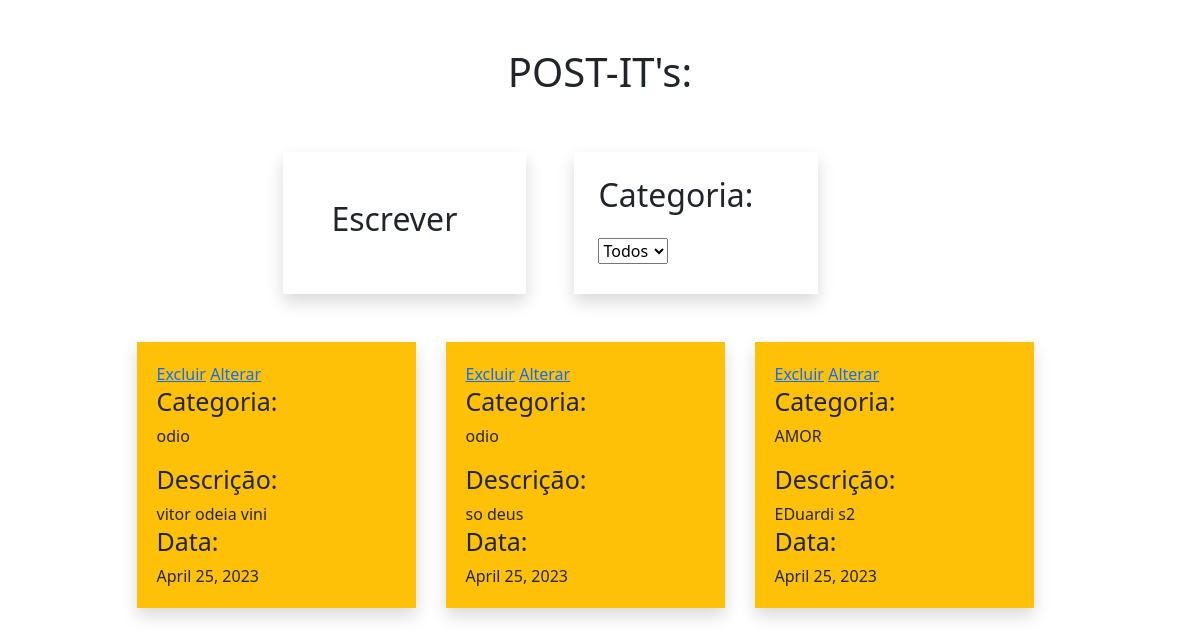
The app's page /, older data.
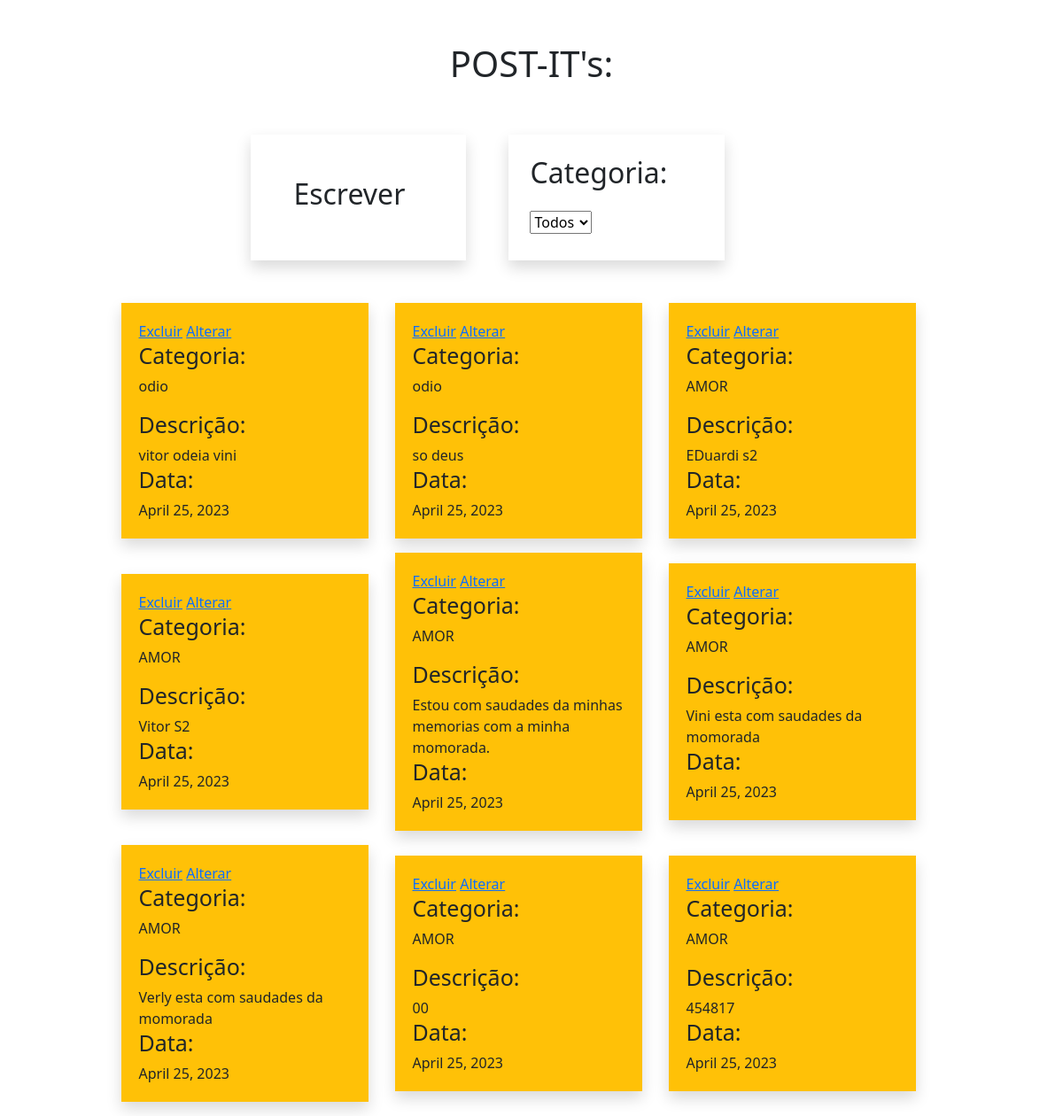
The same page, newer data.
### usuario/models.py (models this page shows, shortened)
class Postit(models.Model):
    descricao = models.CharField(max_length=250, verbose_name='descricao_postit')
    data = models.DateField(auto_now_add=True, verbose_name='data')
    categoria = models.ForeignKey(
        Categoria, verbose_name='categoria', on_delete=models.RESTRICT
    )

class Categoria(models.Model):
    nome = models.CharField(max_length=20, verbose_name='categoria')
    def __str__(self):
        return self.nome

### usuario/views.py (the view)
# urls.py: path('', views.index, name='index'),
def index (request):
    PostIfform = PostItForm()
    if request.method == 'POST':
        PostIfform = PostItForm(request.POST)
        if PostIfform.is_valid():
            PostIfform.save()
            PostIfform = PostItForm()
    context={
        'form': PostIfform,
        'posts': Postit.objects.all(),
        'categorias': Categoria.objects.all()
    }
    return render(request, 'index.html', context)

### usuario/forms.py
class PostItForm(forms.ModelForm):
    class Meta:
        model  = Postit
        fields = ['categoria', 'descricao']

### usuario/templates/index.html (shortened to what this page needs)
<!DOCTYPE html>
<html lang="en">
<head>
    <link href="https://cdn.jsdelivr.net/npm/bootstrap@5.3.0-alpha3/dist/css/bootstrap.min.css" rel="stylesheet"
>
    <link rel="stylesheet" href="../static/css/style.css">
</head>
<body class="container-fluid">
    <header>
        <div class="justify-content-center d-flex">
            <div class="row mt-5 mb-5">
                <h1 class="text-center">POST-IT's:</h1>
                <div class="shadow col-4 mt-5 p-5 ms-5 escrever_post">
                    <h2>Escrever</h2>
                </div>
                <div class="col-4 shadow mt-5 p-4 ms-5">
                    <h2 class="mb-4">Categoria: </h2>
                    <select id="form-select">
                        <option value="Todos" selected>Todos</option>
                    </select>
                </div>
            </div>
        </div>
    </header>
    <main>
        <div class="row">
            <div id="local_post" class="d-flex flex-wrap">
                {% for post in posts %}
                    <div class="shadow bg-warning col-3 mb-3">
			<a href="#" id="btn-excluir">Excluir</a>
			<a href="#" id="btn-alterar-jquery">Alterar</a>
                        <h1>Categoria:</h1>
                        <p id="categoria_usada">{{post.categoria}}</p>
                        <h1>Descrição:</h1>
                        {{post.descricao}}
                        <br>
                        <h1>Data:</h1>
                        {{post.data}}
                    </div>
                {% endfor %}
            </div>
           </div>
    </main>
</body>
</html>

### usuario/static/css/style.css (style rules this page uses)
#local_post { width: 95vw; justify-content: center; align-items: center; }
#local_post div { margin-left: 30px; padding: 20px; }
#local_post div h1 { font-size: 25px; }

Row changes from the older to the newer data that the page shows:
added Postit: categoria "AMOR", descricao "Vitor S2", data "April 25, 2023"
added Postit: categoria "AMOR", descricao "Estou com saudades da minhas memorias com a minha momorada.", data "April 25, 2023"
added Postit: categoria "AMOR", descricao "Vini esta com saudades da momorada", data "April 25, 2023"
added Postit: categoria "AMOR", descricao "Verly esta com saudades da momorada", data "April 25, 2023"
added Postit: categoria "AMOR", descricao "00", data "April 25, 2023"
added Postit: categoria "AMOR", descricao "454817", data "April 25, 2023"
